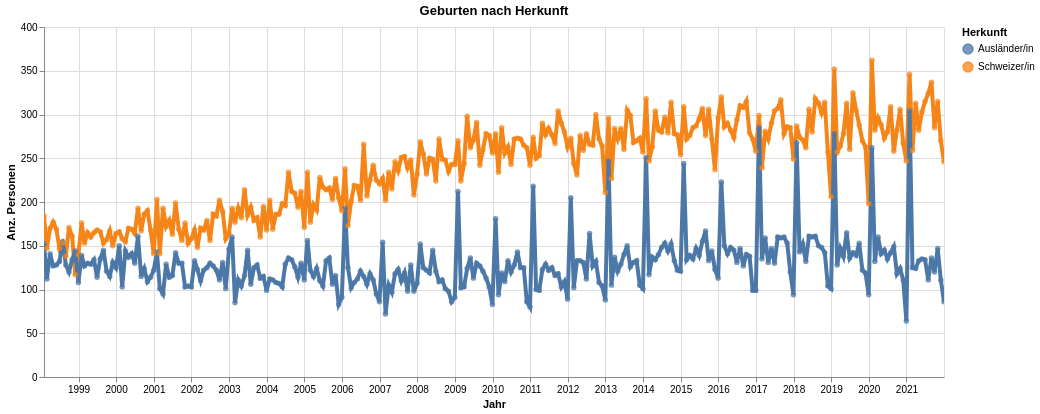

Source (notebook cell):
### Code cell
myTitle="Geburten nach Herkunft"

highlight = alt.selection(type='single', on='mouseover',
                          fields=['HerkunftLang'], nearest=True)
#x='date:StichtagDatJahr',
base = alt.Chart(myAgg.reset_index().query('sum_WBev>1'), title=myTitle).encode(
    x=alt.X('StichtagDat', axis=alt.Axis(title='Jahr'))# , axis=alt.Axis(format='%', title='percentage')
    , y=alt.X('sum_WBev', axis=alt.Axis(title='Anz. Personen'))
    , color=alt.Color('HerkunftLang', legend=alt.Legend(title="Herkunft"))  
    ,tooltip=['StichtagDat', 'HerkunftLang', 'sum_WBev']    
)
points = base.mark_circle().encode(
    opacity=alt.value(0.75)
).add_selection(
    highlight
).properties(
    width=900 , height=350
)
lines = base.mark_line().encode(
    size=alt.condition(~highlight, alt.value(0.5), alt.value(4))
).interactive()

lines + points

### Figure 1 — Vega-Lite specification as saved in the notebook (floating-point values rounded to 4 significant figures; data arrays with more than 128 entries replaced by an {"elided": "..."} marker saying what was removed)
{"config": {"view": {"continuousWidth": 400, "continuousHeight": 300}}, "layer": [{"mark": "line", "encoding": {"color": {"type": "nominal", "field": "HerkunftLang", "legend": {"title": "Herkunft"}}, "size": {"condition": {"value": 0.5, "selection": {"not": "selector028"}}, "value": 4}, "tooltip": [{"type": "temporal", "field": "StichtagDat"}, {"type": "nominal", "field": "HerkunftLang"}, {"type": "quantitative", "field": "sum_WBev"}], "x": {"type": "temporal", "axis": {"title": "Jahr"}, "field": "StichtagDat"}, "y": {"type": "quantitative", "axis": {"title": "Anz. Personen"}, "field": "sum_WBev"}}, "selection": {"selector029": {"type": "interval", "bind": "scales", "encodings": ["x", "y"]}}, "title": "Geburten nach Herkunft"}, {"mark": "circle", "encoding": {"color": {"type": "nominal", "field": "HerkunftLang", "legend": {"title": "Herkunft"}}, "opacity": {"value": 0.75}, "tooltip": [{"type": "temporal", "field": "StichtagDat"}, {"type": "nominal", "field": "HerkunftLang"}, {"type": "quantitative", "field": "sum_WBev"}], "x": {"type": "temporal", "axis": {"title": "Jahr"}, "field": "StichtagDat"}, "y": {"type": "quantitative", "axis": {"title": "Anz. Personen"}, "field": "sum_WBev"}}, "height": 350, "selection": {"selector028": {"type": "single", "on": "mouseover", "fields": ["HerkunftLang"], "nearest": true}}, "title": "Geburten nach Herkunft", "width": 900}], "data": {"name": "data-13f880e3d7da315f78d68af31f756bea"}, "$schema": "https://vega.github.io/schema/vega-lite/v4.8.1.json", "datasets": {"data-13f880e3d7da315f78d68af31f756bea": {"elided": "576 records"}}}
